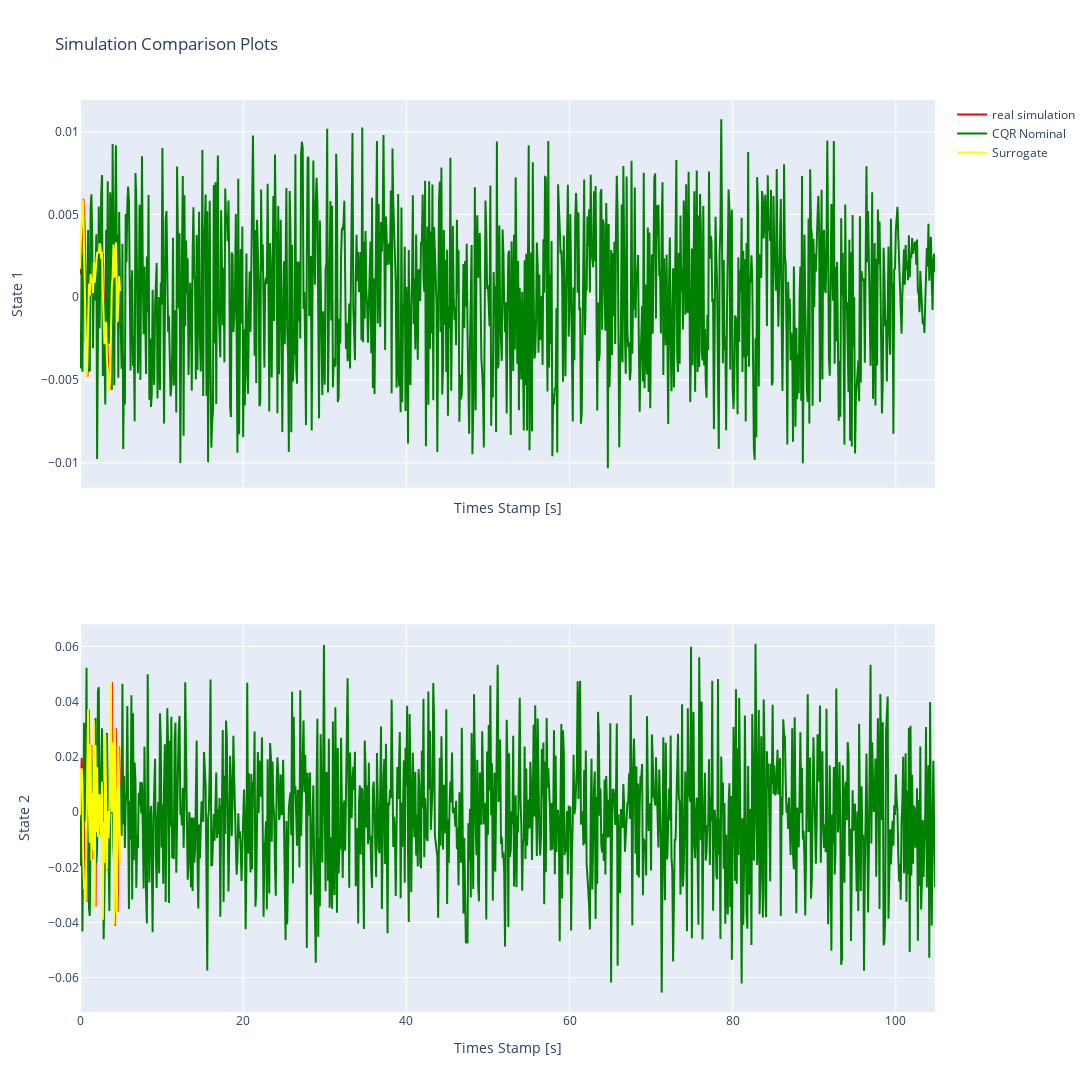

This figure's notebook cell:
### Markdown cell above
# simulation

### Code cell
dm.check_simulator(system=spring_system, iter= 50)
